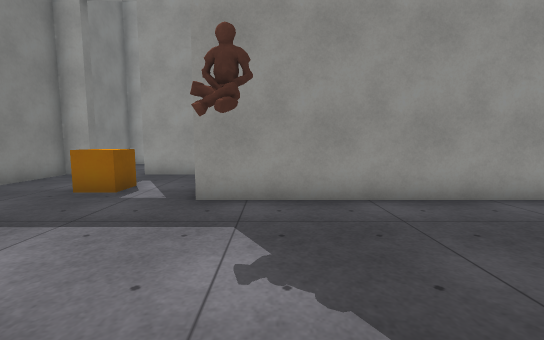
View 1 (above)

20 first-person views from a walk through a Unity game level. The camera is 1.2 m above the floor, tilts 6° down and sees 90° across. The floor is counted in squares, 1 m on a side. Each view is taken from the middle of a square. On the plan, view 1 faces up. The plan holds only what a view shows up to about 13 squares ahead; the rest is blank. The place goes on beyond the plan. The player character is not drawn. Surface patterns are stand-ins for the level's own textures.

View 2
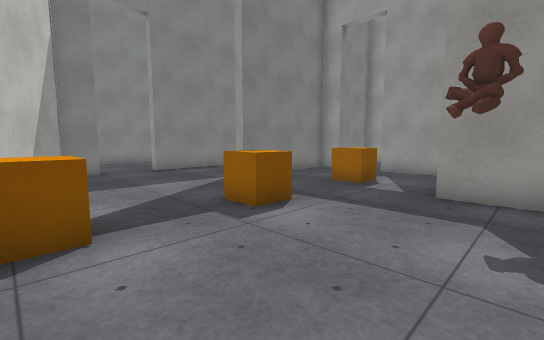

View 3
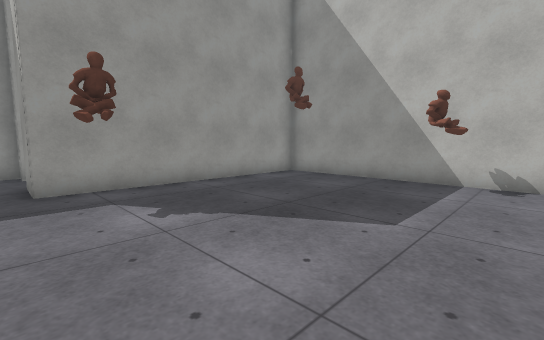

View 4
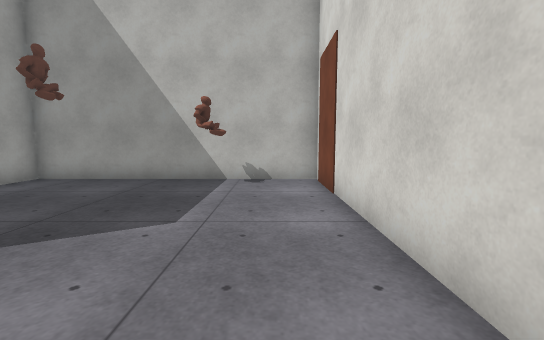

View 5
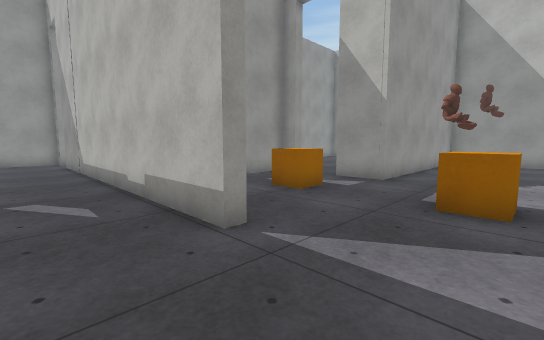

View 6
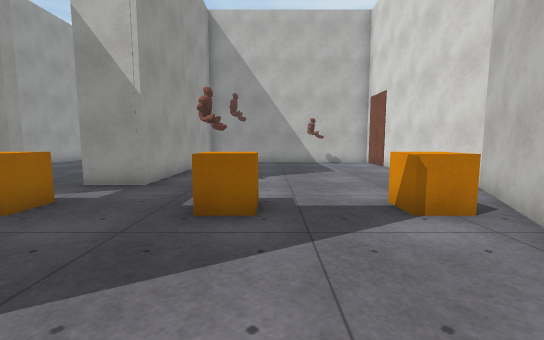

View 7
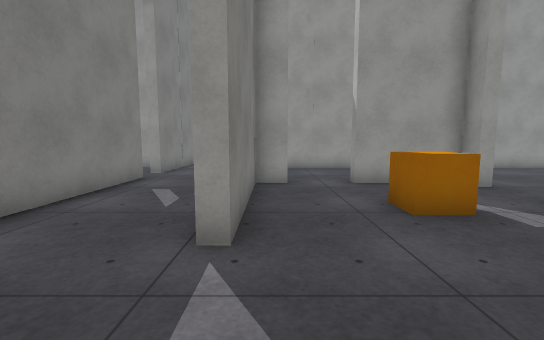

View 8
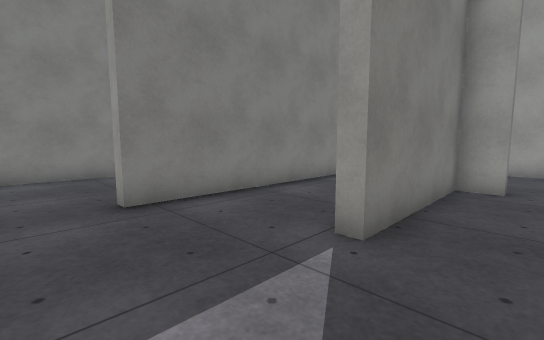

View 9
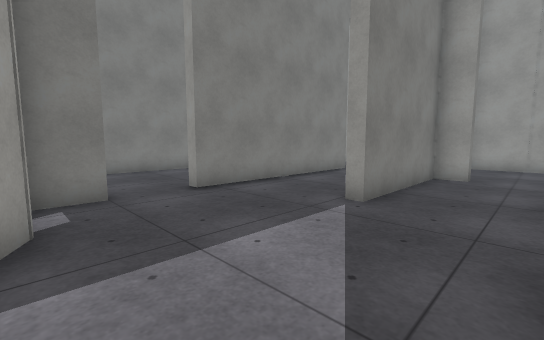

View 10
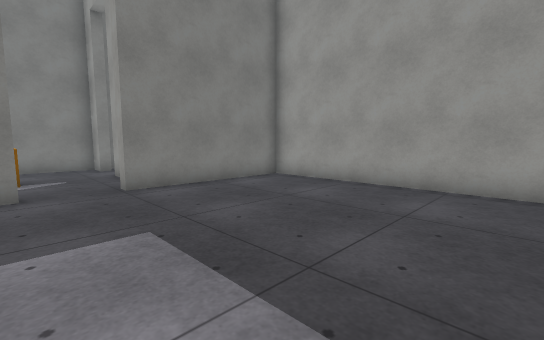

View 11
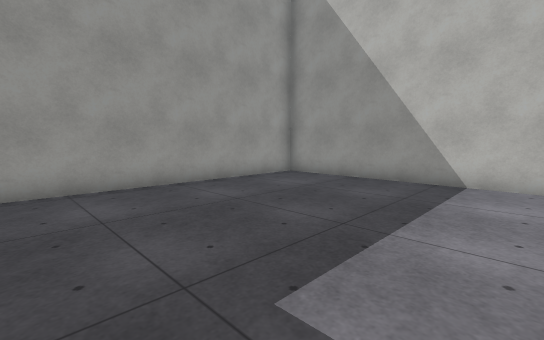

View 12
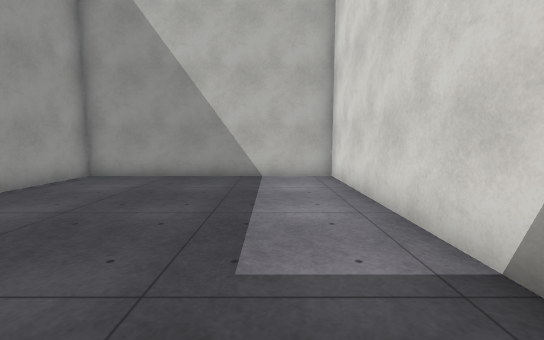

View 13
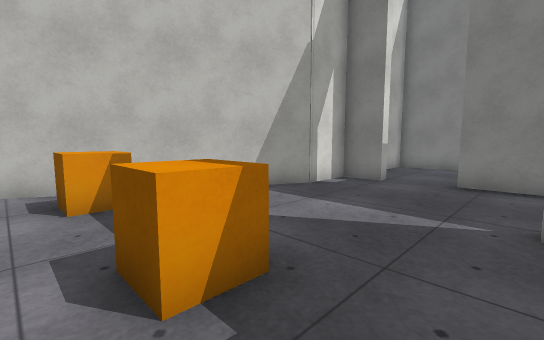

View 14
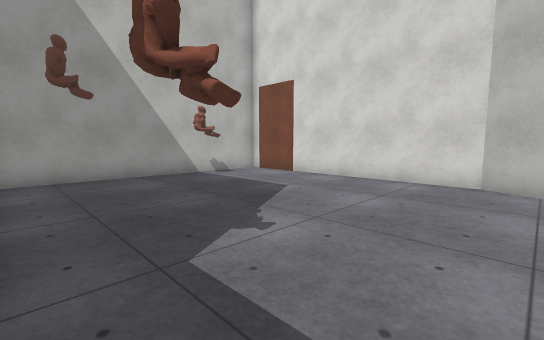

View 15
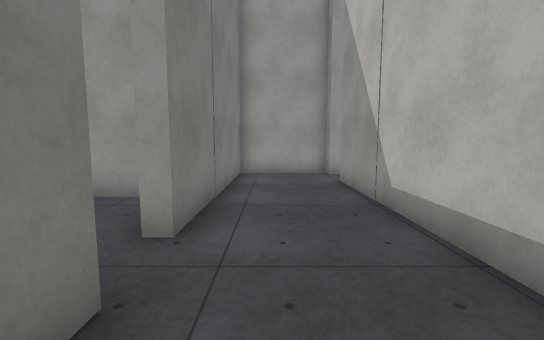

View 16
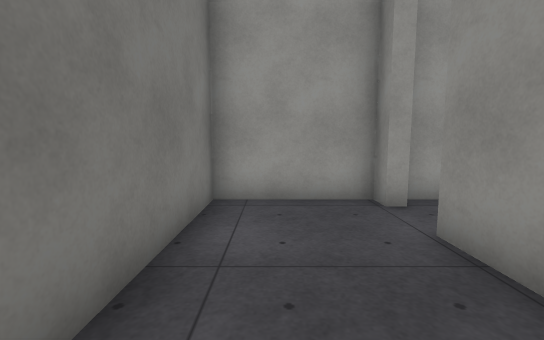

View 17
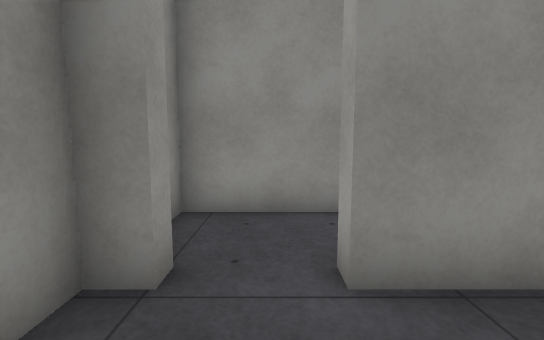

View 18
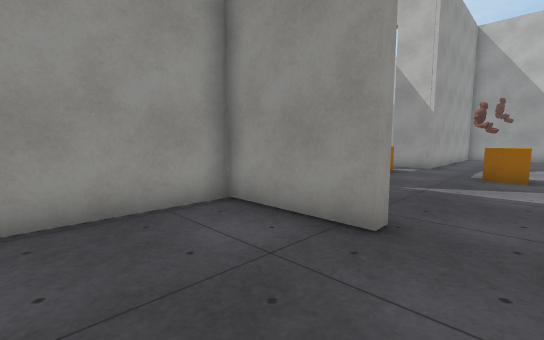

View 19
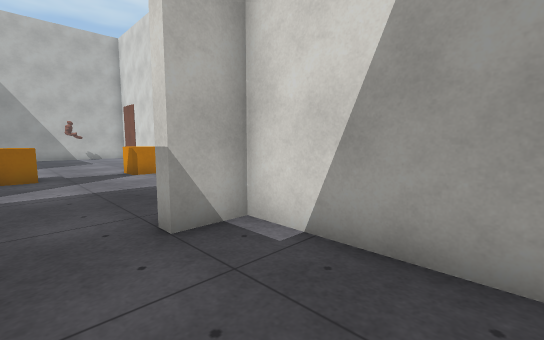

View 20
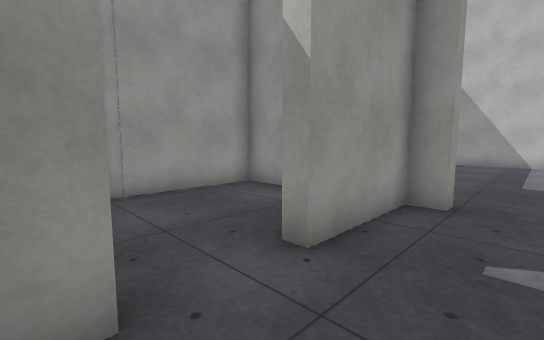

### Floor plan
Points are (right, up) in squares from view 1. A wall is a line through its corners. A room is listed if a view was taken in it or the views show most of it. See-through windows are left out.
Room 1 (views 1, 2, 3, 4, 5, 6, 7, 8, 9, 13, 14, 15, 16, 17, 20)
walls: (-1.2, 9.1) (-1.6, 9.1) (-1.6, 9.8) (-4.6, 9.8) (-4.6, 10.2); (-6.5, 10.2) (-6.5, 9.8) (-7.5, 9.8) (-7.5, 5.1) (-7.9, 5.1) (-7.9, 17.4) (-7.4, 17.4); (-11.6, 1.5) (-11.2, 1.5) (-11.2, 0.2) (-9.4, 0.2) (-1.9, -3.4) (6.7, -3.4) (6.7, 5.5) (-1.6, 5.5) (-1.6, 7.2); (-11.2, 10.9) (-11.2, 3.5); (-7.4, 18.9) (-7.9, 18.9) (-7.9, 19.5) (-11.2, 19.5) (-11.2, 12.3)
ways out: opening at (-1, 8.5) to room 2; opening at (-11, 2.5) to room 3; opening at (-5.5, 10) to room 4; opening at (-8, 18) to room 5
objects: orange cube (-5, -1) to (-4, 0); orange cube (-5, 2) to (-4, 3); orange cube (-5, 6) to (-4, 7); other object (-1, 3) to (-1, 4); other object (5, -1) to (6, 0)
Room 2 (views 10, 11, 12)
walls: (2, 5.9) (9.5, 5.9) (9.5, 14.4) (-1.2, 14.4) (-1.2, 9.1)
ways out: opening at (-1, 8.5) to room 1
Room 3 (views 18, 19)
walls: (-11.2, 3.5) (-11.6, 3.5) (-11.6, 6.7) (-15.1, 6.7); (-16.3, 6) (-16.3, 0.2) (-11.6, 0.2) (-11.6, 1.5)
ways out: opening at (-11, 2.5) to room 1
Room 4 (no view inside)
walls: (-7.5, 13.1) (-7.5, 10.4); (-1.6, 13) (-1.6, 14.4) (-7.2, 14.4)
ways out: opening at (-5.5, 10) to room 1
Room 5 (no view inside)
walls: (-5.5, 16.8) (-5.5, 19.5) (-7.2, 19.5)
ways out: opening at (-8, 18) to room 1

Positions as (right, up) in squares from view 1, and headings:
1: (0, 0), facing up
2: (0, -1), facing up-left
3: (-2, -2), facing up-right
4: (-2, -2), facing right
5: (-10, 2), facing up-right
6: (-9, 2), facing right
7: (-7, 2), facing up
8: (-6, 2), facing up-left
9: (-5, 0), facing up-left
10: (6, 7), facing up-left
11: (1, 7), facing up-right
12: (0, 8), facing right
13: (-3, 5), facing down-left
14: (-3, 5), facing down-right
15: (-10, 9), facing up
16: (-10, 14), facing up
17: (-10, 18), facing right
18: (-15, 2), facing up-right
19: (-15, 3), facing down-right
20: (-7, 8), facing up-right
